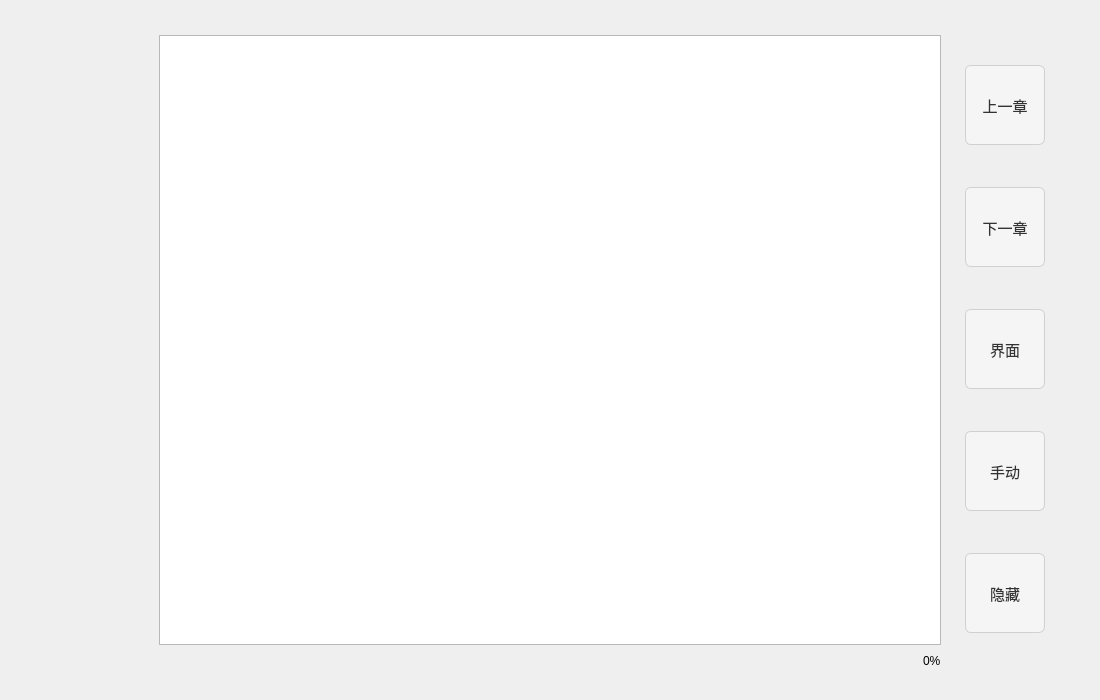
<?xml version="1.0" encoding="UTF-8"?>
<ui version="4.0">
 <class>NovelWindow</class>
 <widget class="QWidget" name="NovelWindow">
  <property name="geometry">
   <rect>
    <x>0</x>
    <y>0</y>
    <width>1100</width>
    <height>700</height>
   </rect>
  </property>
  <property name="windowTitle">
   <string>Form</string>
  </property>
  <layout class="QHBoxLayout" name="horizontalLayout" stretch="0">
   <property name="spacing">
    <number>0</number>
   </property>
   <item>
    <widget class="QWidget" name="widget" native="true">
     <layout class="QGridLayout" name="gridLayout">
      <item row="0" column="0" rowspan="2">
       <widget class="QWidget" name="widget_left" native="true"/>
      </item>
      <item row="1" column="1">
       <widget class="QWidget" name="widget_mid" native="true">
        <property name="maximumSize">
         <size>
          <width>800</width>
          <height>16777215</height>
         </size>
        </property>
        <layout class="QVBoxLayout" name="verticalLayout_2">
         <item>
          <widget class="QTextBrowser" name="textContent">
           <property name="maximumSize">
            <size>
             <width>800</width>
             <height>16777215</height>
            </size>
           </property>
           <property name="styleSheet">
            <string notr="true"/>
           </property>
          </widget>
         </item>
         <item>
          <layout class="QHBoxLayout" name="horizontalLayout_2">
           <item>
            <widget class="QLabel" name="chapter">
             <property name="text">
              <string/>
             </property>
            </widget>
           </item>
           <item>
            <spacer name="horizontalSpacer">
             <property name="orientation">
              <enum>Qt::Horizontal</enum>
             </property>
             <property name="sizeHint" stdset="0">
              <size>
               <width>40</width>
               <height>20</height>
              </size>
             </property>
            </spacer>
           </item>
           <item>
            <widget class="QLabel" name="label_progress">
             <property name="text">
              <string>0%</string>
             </property>
            </widget>
           </item>
          </layout>
         </item>
        </layout>
       </widget>
      </item>
      <item row="0" column="2" rowspan="2">
       <widget class="QWidget" name="widget_right" native="true">
        <property name="styleSheet">
         <string notr="true">/* 通用按钮样式 */
QPushButton {
    background-color: #f5f5f5;          /* 默认背景 */
    border: 1px solid #d0d0d0;          /* 边框 */
    border-radius: 6px;                 /* 圆角 */
    padding: 6px 14px;                  /* 内边距 */
    color: #333333;                     /* 字色 */
    font-size: 15px;                    /* 字体大小 */
}

/* hover 鼠标悬停 */
QPushButton:hover {
    background-color: #e0e0e0;
    border-color: #bbbbbb;
}

/* 按下 */
QPushButton:pressed {
    background-color: #cfcfcf;
    border-color: #999999;
}

/* 禁用状态 */
QPushButton:disabled {
    background-color: #e8e8e8;
    border: 1px solid #cccccc;
    color: #aaaaaa;
}

</string>
        </property>
        <layout class="QVBoxLayout" name="verticalLayout">
         <item>
          <widget class="QPushButton" name="btn_prev">
           <property name="maximumSize">
            <size>
             <width>80</width>
             <height>80</height>
            </size>
           </property>
           <property name="text">
            <string>上一章</string>
           </property>
          </widget>
         </item>
         <item>
          <widget class="QPushButton" name="btn_next">
           <property name="maximumSize">
            <size>
             <width>80</width>
             <height>80</height>
            </size>
           </property>
           <property name="text">
            <string>下一章</string>
           </property>
          </widget>
         </item>
         <item>
          <widget class="QPushButton" name="btn_setting">
           <property name="maximumSize">
            <size>
             <width>80</width>
             <height>80</height>
            </size>
           </property>
           <property name="text">
            <string>界面</string>
           </property>
          </widget>
         </item>
         <item>
          <widget class="QPushButton" name="btn_AutoScroll">
           <property name="maximumSize">
            <size>
             <width>80</width>
             <height>80</height>
            </size>
           </property>
           <property name="text">
            <string>手动</string>
           </property>
          </widget>
         </item>
         <item>
          <widget class="QPushButton" name="btn_hide">
           <property name="maximumSize">
            <size>
             <width>80</width>
             <height>80</height>
            </size>
           </property>
           <property name="text">
            <string>隐藏</string>
           </property>
          </widget>
         </item>
        </layout>
       </widget>
      </item>
     </layout>
    </widget>
   </item>
  </layout>
 </widget>
 <resources/>
 <connections/>
</ui>
